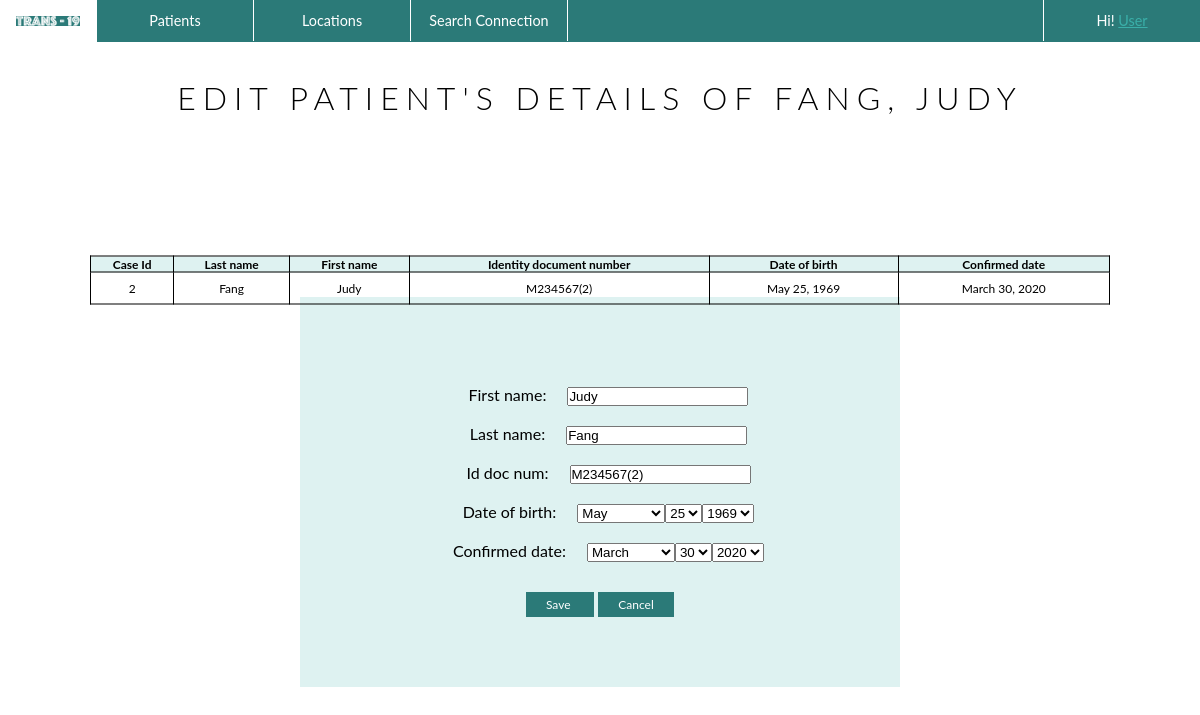
The app's page /patient_corner/editpatient/2 with its own data.
### patient_corner/models.py (models this page shows, shortened)
class Patient(models.Model):
    caseId = models.AutoField(primary_key=True)
    first_name = models.CharField(max_length=15)
    last_name = models.CharField(max_length=15)
    Id_doc_num = models.CharField(max_length=15)
    date_of_birth = models.DateField()
    confirmed_date = models.DateField()

### patient_corner/views.py (the view, shortened to what this page needs)
class Editpatient(UpdateView):
    model = Patient
    form_class = PatientCreateForm
    template_name = "patient_corner/edit_patient.html"
    def get_object(self, *args, **kwargs):
        patient = get_object_or_404(Patient, pk=self.kwargs['patient'])
        return patient

### patient_corner/forms.py
class PatientCreateForm(forms.ModelForm):
    date_of_birth = forms.DateField(widget = forms.SelectDateWidget(years=range(1940,2021)))
    confirmed_date = forms.DateField(widget = forms.SelectDateWidget(years = range(2019,2021)))
    class Meta:
        model = Patient
        fields = '__all__'

### templates/patient_corner/edit_patient.html (shortened to what this page needs)
{%load static%}
<!DOCTYPE html>
<html>
<head>
  <link rel="stylesheet" type="text/css" href="{% static 'css/templatestyle.css'%}">
</head>
<body>
<header>
  <div class="menu">
    <ul>
      <li class="logo"><a href="home"><img src="{% static 'media/logo_navigation.png' %}" style = "max-width: 100%;" alt ="TRANS-19"></a></li>
      <li class="dropdown">
        <a href="patients" class="dropbtn">Patients</a>
      </li>
      <li class="dropdown">
        <a href="locations" class="dropbtn">Locations</a>
      </li>
      <li class="dropdown">
        <a href="searching_form.html">Search Connection</a>
      </li>
      <li class="dropdown" style="float:right; border-left: 1px solid white;  border-right: 0px solid white;  ">
        <a href="locations" class="dropbtn">Hi! <u>User</u></a>
      </li>
    </ul>
  </div>
  </header>
  <div class="title">
      <h1 style="text-align:center">EDIT PATIENT'S DETAILS OF {{patient.last_name}}, {{patient.first_name}} </h1>
  </div>
  <table>
    <tr>
      <th>Case Id</th>
      <th>Last name</th>
      <th>First name</th>
      <th>Identity document number</th>
      <th>Date of birth</th>
      <th>Confirmed date</th>
    </tr>
    <tr>
      <td>{{patient.caseId}}</td>
      <td>{{patient.last_name}}</td>
      <td>{{patient.first_name}}</td>
      <td>{{patient.Id_doc_num}}</td>
      <td>{{patient.date_of_birth}}</td>
      <td>{{patient.confirmed_date}}</td>
    </tr>
  </table>
  <div class="form">
    <form method="POST" >
      <p>
        {% for field in form %}
        <div class="field" style="margin: 3%;">
          <label for="{{ field.id_for_label }}" class="label" style="margin: 3%;">{{ field.label_tag }}</label>
          {{ field }}
        </div>
        {% endfor %}
      </p>
      <center>
        <button class="buttoncentre" style="margin-top: 2%; padding-right: 8%;" type="submit">Save</button>
        <a href="{% url 'patients' %}" style="margin-top: 2%;" class="buttoncentre">Cancel</a>
      </center>
    </form>
  </div>
</body>
</html>

### static/css/templatestyle.css (style rules this page uses)
* { margin: 0; padding: 0; }
body { font-family: 'lato'; }
h1 { font-family: 'lato'; font-weight: 300; letter-spacing: 7px; text-transform: uppercase; }
u { font-family: 'lato'; color: #3aafa9; }
.title { font-family: 'lato'; padding-top: 3vw; }
p { font-family: 'lato'; font-size: 1.5vw; }
.buttoncentre { font-family: 'lato'; background-color: #2B7A78; border: none; color: white; padding: 5px 20px; display: inline-block; text-decoration: none; font-size: 1vw; cursor: pointer; width: 3vw; }
.form { font-family: 'lato'; background-color: #DEF2F1; width: 50vw; text-align: center; padding: 70px 0; margin-left: 25%; margin-right: 25%; margin-top: 15%; }
table { font-family: 'lato'; border-collapse: collapse; width: 85%; table-layout: auto; font-size: 1vw; position: absolute; top: 35%; left: 50%; margin-right: -50%; transform: translate(-50%, -50%) }
th { font-family: 'lato'; background-color: #DEF2F1; border: 1px solid black; font-size: 1vw; }
td { font-family: 'lato'; border: 1px solid black; table-layout: auto; text-align: center; padding: 8px; font-size: 1vw; }
.logo { font-family: 'phosphateinlineroman'; display: block; border-right: 1px solid white; color: white; text-align: center; text-decoration: none; font-size: 1.3vw; max-width: 8vw; }
ul { max-width: 100%; font-family: 'Lato'sans-serif; font-size: 1.2vw; min-width: 100px; list-style-type: none; margin: 0; padding: 0; overflow: hidden; background-color: #2B7A78; }
li { float: left; width: 13vw; }
li a, .dropbtn { display: block; color: white; text-align: center; padding: 12px 16px; text-decoration: none; }
li.dropdown { border-right: 1px solid white; width: 13vw; text-align: center; }

### records on screen
Patient: last_name "FANG", first_name "JUDY", caseId "2", last_name "Fang", first_name "Judy", Id_doc_num "M234567(2)", date_of_birth "May 25, 1969", confirmed_date "March 30, 2020", form "Judy" "Fang" "M234567(2)"

### other values on screen
{{ field.label_tag }} "First name:" "Last name:" "Id doc num:" "Date of birth:" "Confirmed date:"
